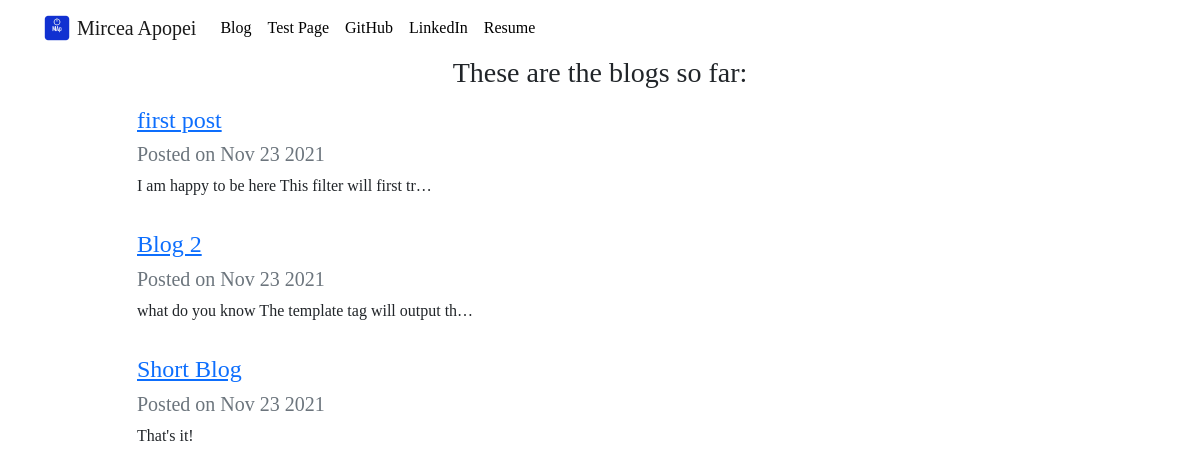
Screenshot of /blog/ with the database file from the repository.
### blog/models.py (models this page shows, shortened)
class Blog(models.Model):
    title = models.CharField(max_length=100)
    date = models.DateField(default=datetime.now())
    content = models.TextField()

### blog/views.py (the view)
# urls.py: path('', views.all_blogs_view, name='all_blogs'),
def all_blogs_view(request):
    blogs = Blog.objects.all()
    latest_blogs = Blog.objects.order_by('-date')[:4]
    blog_count = Blog.objects.count()
    context = {
        'blogs': blogs,
        'latest_blogs': latest_blogs,
        'blog_count': blog_count
    }
    return render(request, 'blog/all_blogs.html', context)

### templates/blog/all_blogs.html (shortened to what this page needs)
{% extends 'base.html' %}
{% load static %}
{% block body %}
    <h3 class="text-center mb-10">These are the blogs so far:</h3>
    {% for blog in blogs %}
        <div class="row justify-content-center my-3">
            <div class="col-md-10">
                <a href="{% url 'blog:blog_detail' blog.id %}"><h4>{{ blog.title }}</h4></a>
                <h5 class="text-muted">Posted on {{ blog.date|date:'M d Y' }}</h5>
                <p>{{ blog.content|truncatechars:50 }}</p>
            </div>
        </div>
    {% endfor %}
{% endblock %}

### templates/base.html (shortened to what this page needs)
<!DOCTYPE html>
{% load static %}
<html lang="en" class="html_class">
<head>
    <link href="https://cdn.jsdelivr.net/npm/bootstrap@5.1.3/dist/css/bootstrap.min.css" rel="stylesheet"
>
    <link rel="stylesheet" href="{% static 'portofolio/custom.css' %}">
</head>
<body>
<nav id="topNav" class="navbar navbar-expand-md navbar-light">
    <div class="container">
        <a class="navbar-brand" href="{% url 'portofolio:home' %}">
            <img src="{% static 'logo_map.png' %}" width="30" height="30" class="d-inline-block align-top"
                 alt="Mircea's Logo">
            <span>Mircea Apopei</span>
        </a>
        <div class="collapse navbar-collapse text-center" id="navbarNav">
            <ul class="navbar-nav ml-auto">
                <li class="nav-item">
                    <a class="nav-link" href="{% url 'blog:all_blogs' %}">Blog</a>
                </li>
                <li class="nav-item">
                    <a class="nav-link" href="{% url 'portofolio:test' %}">Test Page</a>
                </li>
                <li class="nav-item">
                    <a class="nav-link" href="https://github.com/MirceaAp" target="_blank">GitHub</a>
                </li>
                <li class="nav-item">
                    <a class="nav-link" href="https://www.linkedin.com/in/mircea-apopei/" target="_blank">LinkedIn</a>
                </li>
                <li class="nav-item">
                    <a class="nav-link" href="{% static 'portofolio/Mircea_CV.pdf' %}" target="_blank">Resume</a>
                </li>
            </ul>
        </div>
    </div>
</nav>
<div class="container">
    {% block body %}This will be my body!{% endblock %}
</div>
</body>
</html>

### static/portofolio/custom.css (style rules this page uses)
.navbar-nav .nav-link { color: rgba(0,0,0,1) !important; }
body { font-family: 'Cormorant Garamond', serif; }

### rows the page displays
Blog: title "first post", date "Nov 23 2021", content "I am happy to be here This filter will first tr…"
Blog: title "Blog 2", date "Nov 23 2021", content "what do you know The template tag will output th…"
Blog: title "Short Blog", date "Nov 23 2021", content "That's it!"
